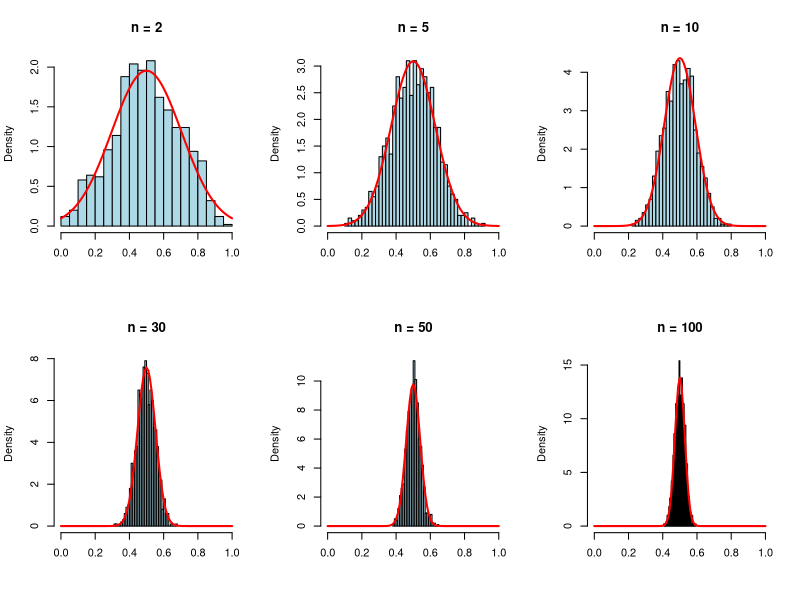
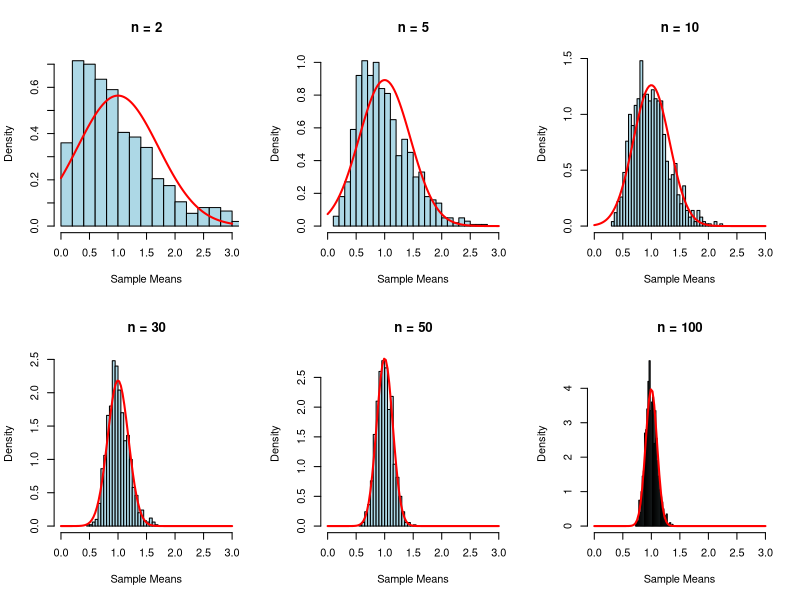

The R script that drew these images, in order:
#Clear workspace 
rm(list=ls())

# Set seed for reproducibility
set.seed(123)

# Define sample sizes and draws
sample_sizes <- c(2, 5, 10, 30, 50, 100)  # Different sample sizes
n_samples <- 1000                         # Number of samples to draw for each size

# Function to draw samples and calculate sample means 
draw_sample_means_unif <- function(sample_size, n_samples) {
  sample_means <- replicate(n_samples, mean(runif(sample_size, 0, 1)))
  return(sample_means)
}

# Initialize empty plot area
par(mfrow = c(2, 3))  # Arrange plots in a 2x3 grid

# Loop over each sample size, draw the samples, and plot the histogram
for (size in sample_sizes) {
  sample_means <- draw_sample_means_unif(size, n_samples) 
  hist(sample_means, breaks = 30, main = paste("n =", size),
       xlim = c(0, 1), col = "lightblue", xlab = "", 
       freq = FALSE, ylab = "Density")
  curve(dnorm(x, mean = 0.5, sd = sqrt(1/(12*size))), 
        col = "red", add = TRUE, lwd = 2)  # Add normal curve for comparison
}

# Function to draw samples and calculate sample means
draw_sample_means_exp <- function(sample_size, n_samples) {
  sample_means <- replicate(n_samples, mean(rexp(sample_size, rate = 1)))  # Exponential dist with rate=1
  return(sample_means)
}

# Loop over each sample size, draw the samples, and plot the histogram
for (size in sample_sizes) {
  sample_means <- draw_sample_means_exp(size, n_samples)
  hist(sample_means, breaks = 30, main = paste("n =", size),
       xlim = c(0, 3), col = "lightblue", xlab = "Sample Means", 
       freq = FALSE, ylab = "Density")
  curve(dnorm(x, mean = 1, sd = sqrt(1/size)),  # Theoretical normal distribution
        col = "red", add = TRUE, lwd = 2)  # Add normal curve for comparison
}



